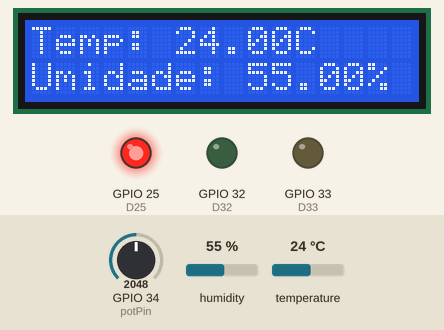
This sketch was run on a simulated ESP32. Parts: 16×2 character LCD, output pins drawn as LEDs (lit = HIGH). Inputs (shaded band) come from the test bench; at power-on: temperature 24 °C, humidity 55 %, GPIO 34 (potPin) = 2048. WiFi joins after 1.5 s; servers stay silent unless stated; no MQTT or app messages arrive unless stated; pins used as bus, display or sensor lines are not drawn; what the sketch prints to the serial monitor is not drawn.

Above: at 10.0 s.
10.1 s: temperature set to 25.7 °C
At 13.1 s:
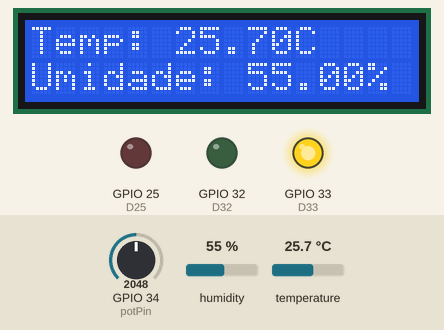
13.4 s: temperature set to 29.6 °C
At 16.7 s:
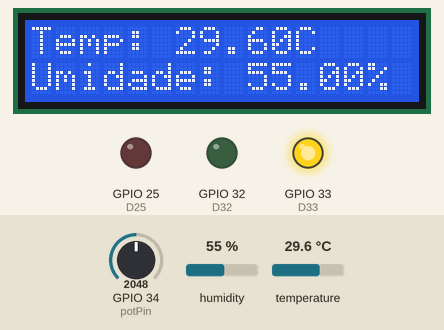
17.6 s: temperature set to 30.4 °C
At 21.2 s:
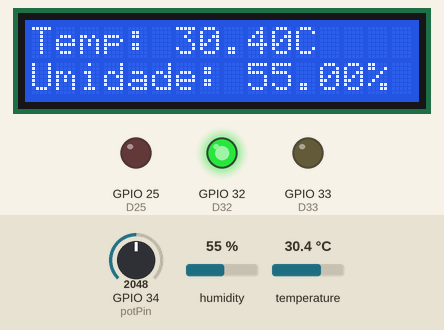
21.7 s: humidity set to 22 %
At 25.8 s:
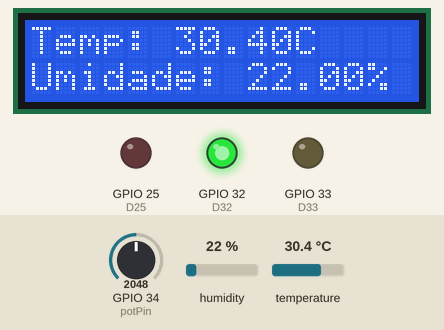
Timing chart, 0 to 27.3 s (numbered marks = the images above; inputs shaded):
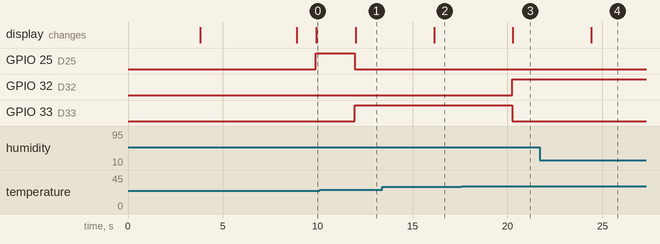

Measured:
- the behaviour switches between 25 and 25.1 °C on temperature (found by bisection; images 0 and 1)
- the behaviour switches between 30 and 30.1 °C on temperature (found by bisection; images 2 and 3)
- after the input at 10.1 s, GPIO 25 (D25): HIGH → LOW after 1.9 s; GPIO 33 (D33): LOW → HIGH after 1.9 s; the display: changes after 1.9 s (image 1)
- after the input at 13.4 s, the display: changes after 2.7 s (image 2)
- after the input at 17.6 s, GPIO 32 (D32): LOW → HIGH after 2.6 s; GPIO 33 (D33): HIGH → LOW after 2.6 s; the display: changes after 2.7 s (image 3)
- after the input at 21.7 s, the display: changes after 2.7 s (image 4)

The sketch:

code.ino
```cpp
#include <WiFi.h>
#include <PubSubClient.h> // Importa a Biblioteca PubSubClient
#include <DHT.h>

//defines:
//defines de id mqtt e tópicos para publicação e subscribe denominado TEF(Telemetria e Monitoramento de Equipamentos)
#define TOPICO_SUBSCRIBE    "/TEF/lamp108/cmd"        //tópico MQTT de escuta
#define TOPICO_PUBLISH      "/TEF/lamp108/attrs"      //tópico MQTT de envio de informações para Broker
#define TOPICO_PUBLISH_2    "/TEF/lamp108/attrs/l"    //tópico MQTT de envio de informações para Broker
                                                      //IMPORTANTE: recomendamos fortemente alterar os nomes
                                                      //            desses tópicos. Caso contrário, há grandes
                                                      //            chances de você controlar e monitorar o ESP32
                                                      //            de outra pessoa.
#define ID_MQTT  "fiware_108"   //id mqtt (para identificação de sessão)
                                 //IMPORTANTE: este deve ser único no broker (ou seja,
                                 //            se um client MQTT tentar entrar com o mesmo
                                 //            id de outro já conectado ao broker, o broker
                                 //            irá fechar a conexão de um deles).
                                 // o valor "n" precisa ser único!


// WIFI
const char* SSID = "Wokwi-GUEST"; // SSID / nome da rede WI-FI que deseja se conectar
const char* PASSWORD = ""; // Senha da rede WI-FI que deseja se conectar

// MQTT
const char* BROKER_MQTT = "46.17.108.113"; //URL do broker MQTT que se deseja utilizar
int BROKER_PORT = 1883; // Porta do Broker MQTT


#define DHTPIN 2 	//porta do dht22
#define DHTTYPE DHT22	//tipo do dht
DHT dht(DHTPIN, DHTTYPE);


#include <LiquidCrystal_I2C.h> //lcd biblioteca
LiquidCrystal_I2C lcd(0x27, 16, 2);  // Endereço I2C do display, 16 colunas e 2 linhas

int D4 = 2;
int D32 = 32; // iniciando os leds do "semaforo" - VERDE
int D33 = 33; // iniciando os leds do "semaforo" - AMARELO
int D25 = 25; // iniciando os leds do "semaforo" - VERMELHO

//Variáveis e objetos globais
WiFiClient espClient; // Cria o objeto espClient
PubSubClient MQTT(espClient); // Instancia o Cliente MQTT passando o objeto espClient
char EstadoSaida = '0';  //variável que armazena o estado atual da saída

//Prototypes
void initSerial();
void initWiFi();
void initMQTT();
void reconectWiFi();
void mqtt_callback(char* topic, byte* payload, unsigned int length);
void VerificaConexoesWiFIEMQTT(void);
void InitOutput(void);

/*
 *  Implementações das funções
 */
void setup()
{
    //inicializações:
    lcd.init();
    lcd.backlight();
    InitOutput();
    initSerial();
    initWiFi();
    initMQTT();
    dht.begin();
    delay(5000);
    MQTT.publish(TOPICO_PUBLISH, "s|off");

}

//Função: inicializa comunicação serial com baudrate 115200 (para fins de monitorar no terminal serial
//        o que está acontecendo.
//Parâmetros: nenhum
//Retorno: nenhum
void initSerial()
{
    Serial.begin(115200);
}

//Função: inicializa e conecta-se na rede WI-FI desejada
//Parâmetros: nenhum
//Retorno: nenhum
void initWiFi()
{
    delay(10);
    Serial.println("------Conexao WI-FI------");
    Serial.print("Conectando-se na rede: ");
    Serial.println(SSID);
    Serial.println("Aguarde");

    reconectWiFi();
}

//Função: inicializa parâmetros de conexão MQTT(endereço do
//        broker, porta e seta função de callback)
//Parâmetros: nenhum
//Retorno: nenhum
void initMQTT()
{
    MQTT.setServer(BROKER_MQTT, BROKER_PORT);   //informa qual broker e porta deve ser conectado
    MQTT.setCallback(mqtt_callback);            //atribui função de callback (função chamada quando qualquer informação de um dos tópicos subescritos chega)
}

//Função: função de callback
//        esta função é chamada toda vez que uma informação de
//        um dos tópicos subescritos chega)
//Parâmetros: nenhum
//Retorno: nenhum
void mqtt_callback(char* topic, byte* payload, unsigned int length)
{
    String msg;

    //obtem a string do payload recebido
    for(int i = 0; i < length; i++)
    {
       char c = (char)payload[i];
       msg += c;
    }

    Serial.print("- Mensagem recebida: ");
    Serial.println(msg);

    //toma ação dependendo da string recebida:
    //verifica se deve colocar nivel alto de tensão na saída D0:
    //IMPORTANTE: o Led já contido na placa é acionado com lógica invertida (ou seja,
    //enviar HIGH para o output faz o Led apagar / enviar LOW faz o Led acender)
    if (msg.equals("lamp108@on|"))
    {
        digitalWrite(D4, HIGH);
        EstadoSaida = '1';
    }

    //verifica se deve colocar nivel alto de tensão na saída D0:
    if (msg.equals("lamp108@off|"))
    {
        digitalWrite(D4, LOW);
        EstadoSaida = '0';
    }
}

//Função: reconecta-se ao broker MQTT (caso ainda não esteja conectado ou em caso de a conexão cair)
//        em caso de sucesso na conexão ou reconexão, o subscribe dos tópicos é refeito.
//Parâmetros: nenhum
//Retorno: nenhum
void reconnectMQTT()
{
    while (!MQTT.connected())
    {
        Serial.print("* Tentando se conectar ao Broker MQTT: ");
        Serial.println(BROKER_MQTT);
        if (MQTT.connect(ID_MQTT))
        {
            Serial.println("Conectado com sucesso ao broker MQTT!");
            MQTT.subscribe(TOPICO_SUBSCRIBE);
	    lcd.clear();
            lcd.setCursor(0, 0);
            lcd.print("-- BROKER MQTT --");
            lcd.setCursor(0, 1);
            lcd.print(BROKER_MQTT);
        }
        else
        {
            Serial.println("Falha ao reconectar no broker.");
            Serial.println("Havera nova tentatica de conexao em 2s");
            delay(2000);
        }
    }
}

//Função: reconecta-se ao WiFi
//Parâmetros: nenhum
//Retorno: nenhum
void reconectWiFi()
{
    //se já está conectado a rede WI-FI, nada é feito.
    //Caso contrário, são efetuadas tentativas de conexão
    if (WiFi.status() == WL_CONNECTED)
        return;

    WiFi.begin(SSID, PASSWORD); // Conecta na rede WI-FI

    while (WiFi.status() != WL_CONNECTED)
    {
        delay(100);
        Serial.print(".");
    }

    Serial.println();
    Serial.print("Conectado com sucesso na rede ");
    Serial.print(SSID);
    Serial.println("IP obtido: ");
    Serial.println(WiFi.localIP());
    lcd.clear();
    lcd.setCursor(0, 0);
    lcd.print("-- WIFI --");
    lcd.setCursor(0, 1);
    lcd.print(WiFi.localIP());
}

//Função: verifica o estado das conexões WiFI e ao broker MQTT.
//        Em caso de desconexão (qualquer uma das duas), a conexão
//        é refeita.
//Parâmetros: nenhum
//Retorno: nenhum
void VerificaConexoesWiFIEMQTT(void)
{
    if (!MQTT.connected())
        reconnectMQTT(); //se não há conexão com o Broker, a conexão é refeita

     reconectWiFi(); //se não há conexão com o WiFI, a conexão é refeita
}

//Função: envia ao Broker o estado atual do output
//Parâmetros: nenhum
//Retorno: nenhum
void EnviaEstadoOutputMQTT(void)
{
    if (EstadoSaida == '1')
    {
      MQTT.publish(TOPICO_PUBLISH, "s|on");
      Serial.println("- Led Ligado");
    }
    if (EstadoSaida == '0')
    {
      MQTT.publish(TOPICO_PUBLISH, "s|off");
      Serial.println("- Led Desligado");
    }
    Serial.println("- Estado do LED onboard enviado ao broker!");
    delay(1000);
}

//Função: inicializa o output em nível lógico baixo
//Parâmetros: nenhum
//Retorno: nenhum
void InitOutput(void)
{
    //IMPORTANTE: o Led já contido na placa é acionado com lógica invertida (ou seja,
    //enviar HIGH para o output faz o Led apagar / enviar LOW faz o Led acender)
    pinMode(D4, OUTPUT);
    digitalWrite(D4, HIGH);

    pinMode(D32, OUTPUT);
    digitalWrite(D32, LOW);

    pinMode(D33, OUTPUT);
    digitalWrite(D33, LOW);

    pinMode(D25, OUTPUT);
    digitalWrite(D25, LOW);

    boolean toggle = false;

    for(int i = 0; i <= 10; i++)
    {
        toggle = !toggle;
        digitalWrite(D4,toggle);
        delay(200);
    }

    digitalWrite(D4, LOW);
}


//programa principal
void loop()
{
    const int potPin = 34;
    float umidade = dht.readHumidity();
    float temperatura = dht.readTemperature();

    char msgBuffer[4];
    //garante funcionamento das conexões WiFi e ao broker MQTT
    VerificaConexoesWiFIEMQTT();

    //envia o status de todos os outputs para o Broker no protocolo esperado
    EnviaEstadoOutputMQTT();

    //luminosidade
    int sensorValue = analogRead(potPin);   // Ler o pino Analógico onde está o LDR, lembrando que o divisor de tensão é Vin = Vout (R2/(R1 + R2))
    float voltage = sensorValue * (3.3 / 4096.0);   // Converter a leitura analógica (que vai de 0 - 1023) para uma voltagem (0 - 3.3V), quanto de acordo com a intensidade de luz no LDR a voltagem diminui.
    float luminosity = map(sensorValue, 0, 4095, 0, 100); // Normalizar o valor da luminosidade entre 0% e 100%

    if (temperatura <=25 || temperatura >=38){
      digitalWrite(D32, LOW);
      digitalWrite(D33, LOW);
      digitalWrite(D25, HIGH);
    }else if ((temperatura >=35 && temperatura <=38)|| (temperatura >=25 && temperatura <=30)){
      digitalWrite(D32, LOW);
      digitalWrite(D33, HIGH);
      digitalWrite(D25, LOW);
    }else{
      digitalWrite(D32, HIGH);
      digitalWrite(D33, LOW);
      digitalWrite(D25, LOW);
    }


    Serial.print("Voltage: ");
    Serial.print(voltage);
    Serial.print("V - ");
    Serial.print("Luminosity: ");
    Serial.print(luminosity);
    Serial.println("%");
    Serial.print("Temperatura: ");
    Serial.print(temperatura);
    Serial.print(" °C, Umidade: ");
    Serial.print(umidade);
    Serial.println(" %");

    lcd.clear();
    lcd.setCursor(0, 0);
    lcd.print("Temp: ");
    lcd.print(temperatura);
    lcd.print("C");

    lcd.setCursor(0, 1);
    lcd.print("Umidade: ");
    lcd.print(umidade);
    lcd.print("%");
    dtostrf(luminosity, 4, 2, msgBuffer);
    MQTT.publish(TOPICO_PUBLISH_2,msgBuffer);

    //keep-alive da comunicação com broker MQTT
    MQTT.loop();
}
```
